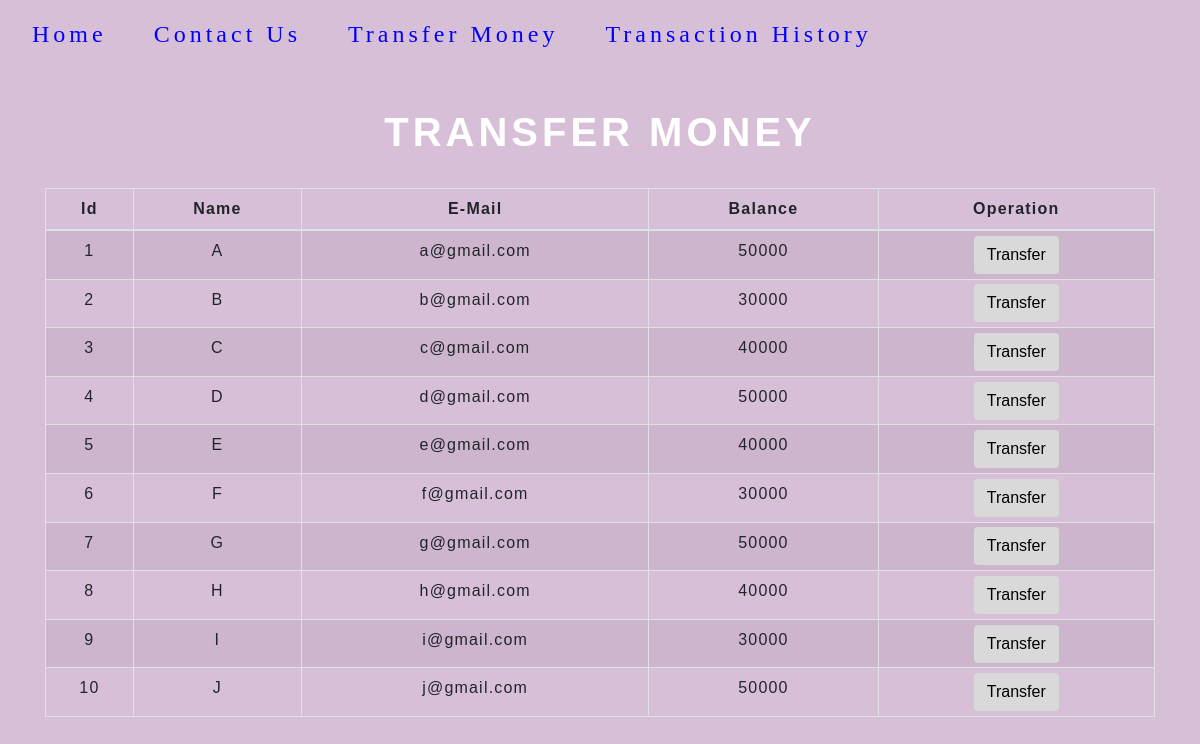
The app's page /transfermoney.php with its own data.
### tables this page shows
CREATE TABLE `users` (
  `id` int(3) NOT NULL,
  `name` text NOT NULL,
  `email` varchar(30) NOT NULL,
  `balance` int(8) NOT NULL
);

### transfermoney.php (the view, shortened to what this page needs)
<!DOCTYPE html>
<html lang="en">
<head>
    <link rel="stylesheet" href="https://maxcdn.bootstrapcdn.com/bootstrap/4.0.0/css/bootstrap.min.css">
    <link rel="stylesheet" type="text/css" href="css/table.css">
    <link rel="stylesheet" type="text/css" href="css/navbar.css">
</head>
<body>
<?php
    include 'config.php';
    $sql = "SELECT * FROM users";
    $result = mysqli_query($conn,$sql);
?>
<?php
  include 'navbar.php';
?>
<div class="container">
        <h2 class="pt-4 text-center style2"><b>TRANSFER  MONEY </b></h2>
        <br>
            <div class="row">
                <div class="col">
                    <div class="table-responsive-sm">
                    <table class="table table-hover table-sm table-striped table-condensed table-bordered">
                        <thead>
                            <tr>
                            <th scope="col" class="text-center py-2">Id</th>
                            <th scope="col" class="text-center py-2">Name</th>
                            <th scope="col" class="text-center py-2">E-Mail</th>
                            <th scope="col" class="text-center py-2">Balance</th>
                            <th scope="col" class="text-center py-2">Operation</th>
                            </tr>
                        </thead>
                        <tbody>
                <?php
                    while($rows=mysqli_fetch_assoc($result)){
                ?>
                    <tr>
                        <td class="py-2"><?php echo $rows['id'] ?></td>
                        <td class="py-2"><?php echo $rows['name']?></td>
                        <td class="py-2"><?php echo $rows['email']?></td>
                        <td class="py-2"><?php echo $rows['balance']?></td>
                        <td><a href="selecteduserdetail.php?id= <?php echo $rows['id'] ;?>"> <button type="button" class="btn" >Transfer</button></a></td>
                    </tr>
                <?php
                    }
                ?>
                        </tbody>
                    </table>
                    </div>
                </div>
            </div>
</div>
</body>
</html>

### navbar.php (shortened to what this page needs)
      <nav class="navbar navbar-expand-md navbar-light">
        <p><a href="index.php" class="nav-link style4">Home</a></p>
        <p>
          <a href="contact.html" class="nav-link style4">Contact Us</a></p>
        <p>
          <a href="transfermoney.php" class="nav-link style4">Transfer Money </a></p>
        <p>
          <a href="transactionhistory.php" class="nav-link style4">Transaction History </a></p>
</nav>

### table.css (style rules this page uses)
* { padding: 0; margin: 0; box-sizing: border-box; font-family: sans-serif; }
h2 { font-size: 40px; }
table { letter-spacing: 1.2px; }
td { text-align: center; }
button { border:none; background: #d9d9d9; transition: 1s; }

### navbar.css (style rules this page uses)
.nav-link { margin-right: 15px; color:black; letter-spacing: 4px; transition: 0.5s; }
h2 { color: white; letter-spacing: 4px; font-family: raleway; }

### transfermoney.php (style rules this page uses)
button { border-radius: 6px; transition: 1.5s; }
.style2 { font-family: raleway; }
body { background-color: #D8BFD8; }

### navbar.php (style rules this page uses)
.style4 { font-family: "Times New Roman", Times, serif; ; font-size: 24px; color:blue; }

### records on screen
users: id "1", name "A", email "a@gmail.com", balance "50000"
users: id "2", name "B", email "b@gmail.com", balance "30000"
users: id "3", name "C", email "c@gmail.com", balance "40000"
users: id "4", name "D", email "d@gmail.com", balance "50000"
users: id "5", name "E", email "e@gmail.com", balance "40000"
users: id "6", name "F", email "f@gmail.com", balance "30000"
users: id "7", name "G", email "g@gmail.com", balance "50000"
users: id "8", name "H", email "h@gmail.com", balance "40000"
users: id "9", name "I", email "i@gmail.com", balance "30000"
users: id "10", name "J", email "j@gmail.com", balance "50000"
